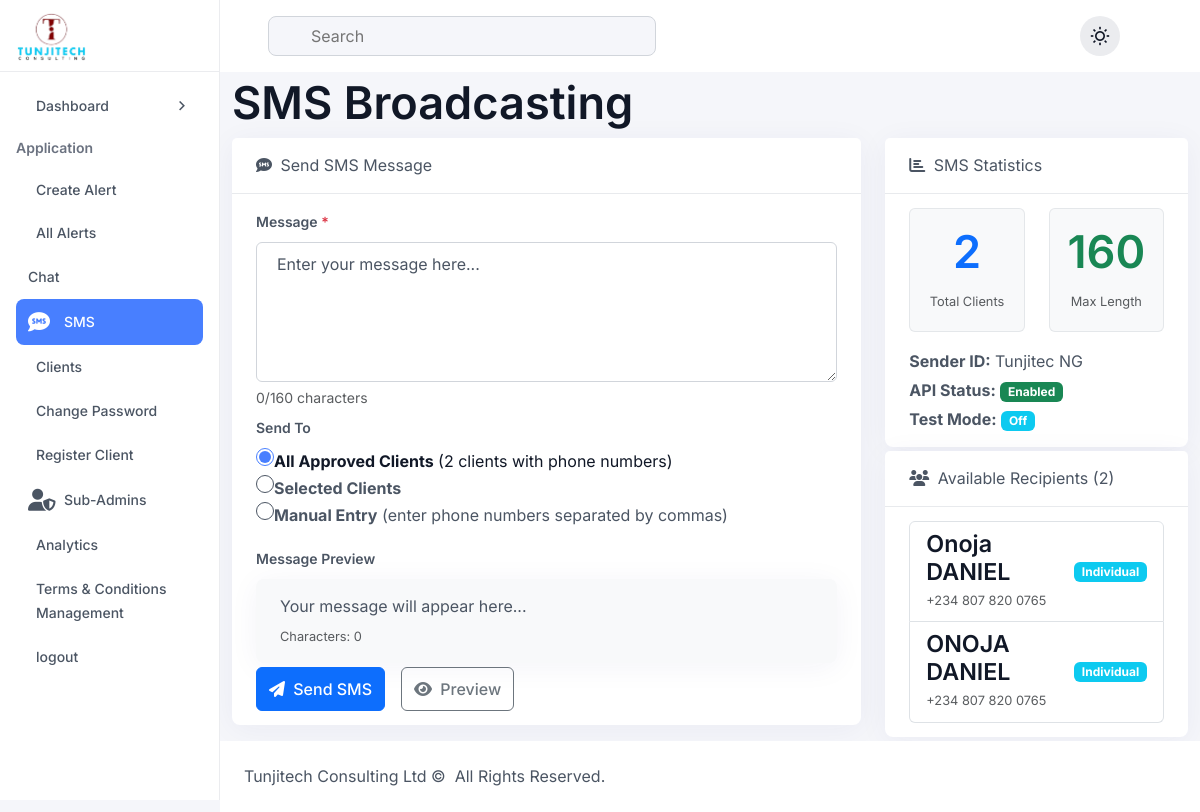
Page /admin/sms.php (signed in) on the committed database.
### tables this page shows
CREATE TABLE `users` (
  `id` int(11) NOT NULL,
  `username` varchar(50) NOT NULL,
  `email` varchar(100) NOT NULL,
  `first_name` varchar(50) DEFAULT NULL,
  `last_name` varchar(50) DEFAULT NULL,
  `phone` varchar(20) DEFAULT NULL,
  `address` text DEFAULT NULL,
  `password` varchar(255) NOT NULL,
  `user_type` enum('admin','client_individual','client_company') DEFAULT 'client_individual',
  `company_name` varchar(100) DEFAULT NULL,
  `company_size` varchar(50) DEFAULT NULL,
  `status` enum('pending','approved','rejected') DEFAULT 'pending',
  `payment_plan` varchar(20) DEFAULT NULL,
  `payment_reference` varchar(100) DEFAULT NULL,
  `payment_date` timestamp NULL DEFAULT NULL,
  `subscription_expiry` date DEFAULT NULL,
  `created_at` timestamp NOT NULL DEFAULT current_timestamp(),
  `updated_at` timestamp NOT NULL DEFAULT current_timestamp() ON UPDATE current_timestamp()
);

### admin/sms.php (the view, shortened to what this page needs)
<?php
require_once ROOT_PATH . '/includes/functions.php';
class BeemSMS {
    private function formatPhoneNumber($phone) {
        $phone = preg_replace('/[^\d\+]/', '', $phone);
        if (strpos($phone, '+234') === 0) {
            $phone = substr($phone, 1);
        }
        elseif (strpos($phone, '234') === 0) {
        }
        elseif ($phone[0] === '0' && strlen($phone) === 11) {
            $phone = '234' . substr($phone, 1);
        }
        elseif (strlen($phone) === 10 && $phone[0] === '7' || $phone[0] === '8' || $phone[0] === '9') {
            $phone = '234' . $phone;
        }
        if (preg_match('/^234[7-9][0-9]{9}$/', $phone)) {
            return $phone;
        }
        return false;
    }
    public function getClientsWithPhones() {
        global $pdo;
        $stmt = $pdo->prepare("SELECT id, username, first_name, last_name, email, phone, company_name
                              FROM users
                              WHERE user_type LIKE 'client_%'
                              AND status = 'approved'
                              AND phone IS NOT NULL
                              AND phone != ''
                              ORDER BY first_name, last_name");
        $stmt->execute();
        $clients = $stmt->fetchAll(PDO::FETCH_ASSOC);
        foreach ($clients as &$client) {
            $client['formatted_phone'] = $this->formatPhoneNumber($client['phone']);
            $client['display_phone'] = $this->formatDisplayPhone($client['phone']);
        }
        return $clients;
    }
    private function formatDisplayPhone($phone) {
        $formatted = $this->formatPhoneNumber($phone);
        if ($formatted && strlen($formatted) === 13) {
            return '+234 ' . substr($formatted, 3, 3) . ' ' . substr($formatted, 6, 3) . ' ' . substr($formatted, 9, 4);
        }
        return $phone;
    }
}
$sms = new BeemSMS();
$clients = $sms->getClientsWithPhones();
?>
<?php include 'include/header.php'; ?>
    <div class="container-fluid">
        <h3 class="mt-4">SMS Broadcasting</h3>
        <div class="row">
            <div class="col-lg-8">
                <div class="card mb-4">
                    <div class="card-header">
                        <i class="fas fa-sms me-1"></i>
                        Send SMS Message
                    </div>
                    <div class="card-body">
                        <form method="POST" action="">
                            <div class="mb-4">
                                <label for="message" class="form-label">Message <span class="text-danger">*</span></label>
                                <textarea class="form-control" id="message" name="message" rows="5"
                                          placeholder="Enter your message here..."
                                          maxlength="<?php echo SMS_MAX_LENGTH; ?>"
                                          required><?php echo isset($_POST['message']) ? htmlspecialchars($_POST['message']) : ''; ?></textarea>
                                <div class="form-text">
                                    <span id="charCount">0</span>/<?php echo SMS_MAX_LENGTH; ?> characters
                                </div>
                            </div>
                            <div class="mb-4">
                                <label class="form-label">Send To</label>
                                <div class="mb-3">
                                    <div class="form-check">
                                        <input class="form-check-input" type="radio" name="send_option" id="option_all" value="all" checked onclick="toggleRecipientOptions()">
                                        <label class="form-check-label" for="option_all">
                                            <strong>All Approved Clients</strong> (<?php echo count($clients); ?> clients with phone numbers)
                                        </label>
                                    </div>
                                    <div class="form-check">
                                        <input class="form-check-input" type="radio" name="send_option" id="option_selected" value="selected" onclick="toggleRecipientOptions()">
                                        <label class="form-check-label" for="option_selected">
                                            <strong>Selected Clients</strong>
                                        </label>
                                    </div>
                                    <div class="form-check">
                                        <input class="form-check-input" type="radio" name="send_option" id="option_manual" value="manual" onclick="toggleRecipientOptions()">
                                        <label class="form-check-label" for="option_manual">
                                            <strong>Manual Entry</strong> (enter phone numbers separated by commas)
                                        </label>
                                    </div>
                                </div>
                            </div>
                            <div class="mb-4">
                                <label class="form-label">Message Preview</label>
                                <div class="card bg-light">
                                    <div class="card-body">
                                        <div id="messagePreview">
                                        </div>
                                        <div class="mt-2">
                                            <small class="text-muted">Characters: <span id="previewCharCount">0</span></small>
                                        </div>
                                    </div>
                                </div>
                            </div>
                            <div class="d-grid gap-2 d-md-flex">
                                <button type="submit" name="send_sms" class="btn btn-primary me-md-2">
                                    <i class="fas fa-paper-plane me-1"></i> Send SMS
                                </button>
                                <button type="button" class="btn btn-outline-secondary" onclick="previewMessage()">
                                    <i class="fas fa-eye me-1"></i> Preview
                                </button>
                            </div>
                        </form>
                    </div>
                </div>
            </div>
            <div class="col-lg-4">
                <div class="card mb-4">
                    <div class="card-header">
                        <i class="fas fa-chart-bar me-1"></i>
                        SMS Statistics
                    </div>
                    <div class="card-body">
                        <div class="row text-center">
                            <div class="col-6">
                                <div class="border rounded p-3 bg-light">
                                    <h3 class="text-primary"><?php echo count($clients); ?></h3>
                                    <small class="text-muted">Total Clients</small>
                                </div>
                            </div>
                            <div class="col-6">
                                <div class="border rounded p-3 bg-light">
                                    <h3 class="text-success"><?php echo SMS_MAX_LENGTH; ?></h3>
                                    <small class="text-muted">Max Length</small>
                                </div>
                            </div>
                        </div>
                        <div class="mt-3">
                            <p class="mb-2"><strong>Sender ID:</strong> <?php echo BEEM_AFRICA_SENDER_ID; ?></p>
                            <p class="mb-2"><strong>API Status:</strong>
                                <span class="badge bg-<?php echo SMS_API_ENABLED ? 'success' : 'danger'; ?>">
                                <?php echo SMS_API_ENABLED ? 'Enabled' : 'Disabled'; ?>
                            </span>
                            </p>
                            <p class="mb-0"><strong>Test Mode:</strong>
                                <span class="badge bg-<?php echo SMS_TEST_MODE ? 'warning' : 'info'; ?>">
                                <?php echo SMS_TEST_MODE ? 'On' : 'Off'; ?>
                            </span>
                            </p>
                        </div>
                    </div>
                </div>
                <div class="card mb-4">
                    <div class="card-header">
                        <i class="fas fa-users me-1"></i>
                        Available Recipients (<?php echo count($clients); ?>)
                    </div>
                    <div class="card-body">
                        <div style="max-height: 300px; overflow-y: auto;">
                            <?php if (empty($clients)): ?>
                                <p class="text-muted text-center">No clients with phone numbers found.</p>
                            <?php else: ?>
                                <div class="list-group">
                                    <?php foreach (array_slice($clients, 0, 5) as $client): ?>
                                        <div class="list-group-item">
                                            <div class="d-flex justify-content-between align-items-center">
                                                <div>
                                                    <h6 class="mb-0"><?php echo htmlspecialchars($client['first_name'] . ' ' . $client['last_name']); ?></h6>
                                                    <small class="text-muted"><?php echo $client['display_phone']; ?></small>
                                                </div>
                                                <span class="badge bg-info"><?php echo $client['company_name'] ? 'Company' : 'Individual'; ?></span>
                                            </div>
                                        </div>
                                    <?php endforeach; ?>
                                </div>
                            <?php endif; ?>
                        </div>
                    </div>
                </div>
            </div>
        </div>
    </div>
<?php include 'include/footer.php'; ?>

### rows in the picture
users: first_name+last_name "Onoja DANIEL", display_phone "+234 807 820 0765", company_name "Individual"
users: first_name+last_name "ONOJA DANIEL", display_phone "+234 807 820 0765", company_name "Individual"

### other values in the picture
SMS_MAX_LENGTH "160"
count($clients) "2"
BEEM_AFRICA_SENDER_ID "Tunjitec NG"
